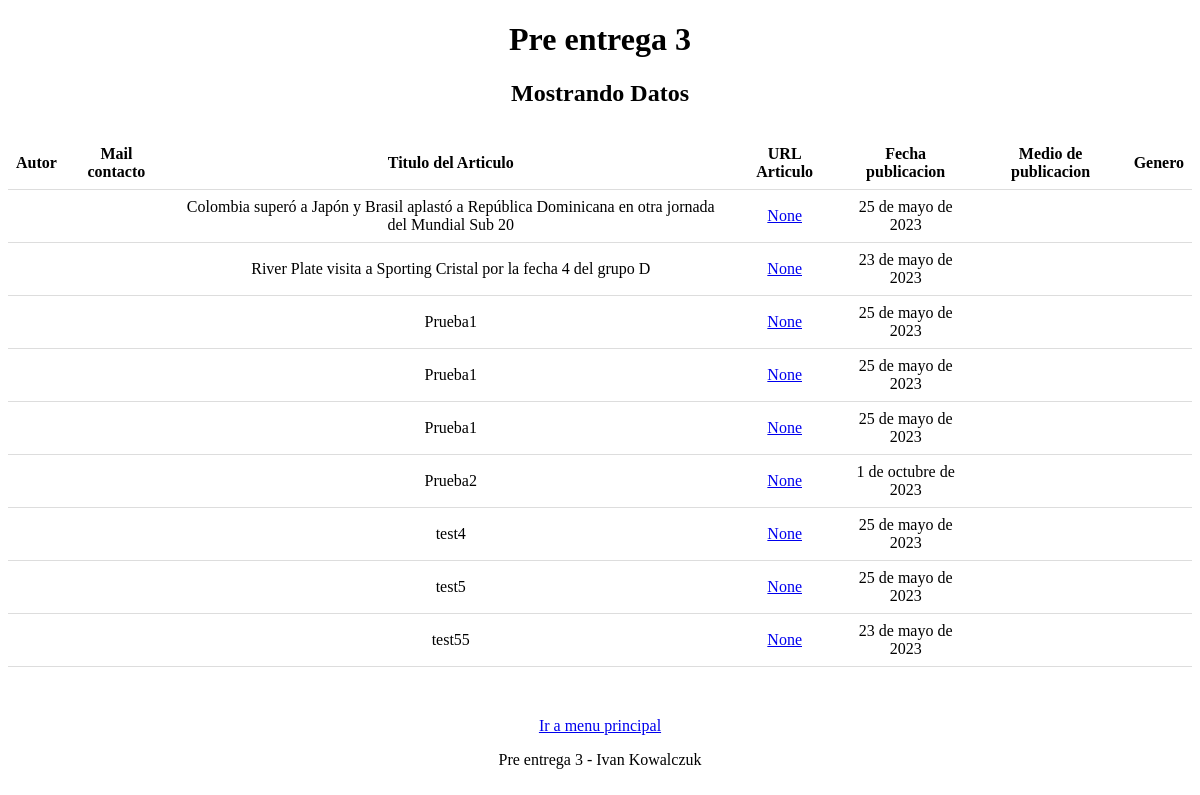
Page /Mostrar-Datos/ on the earlier database version.
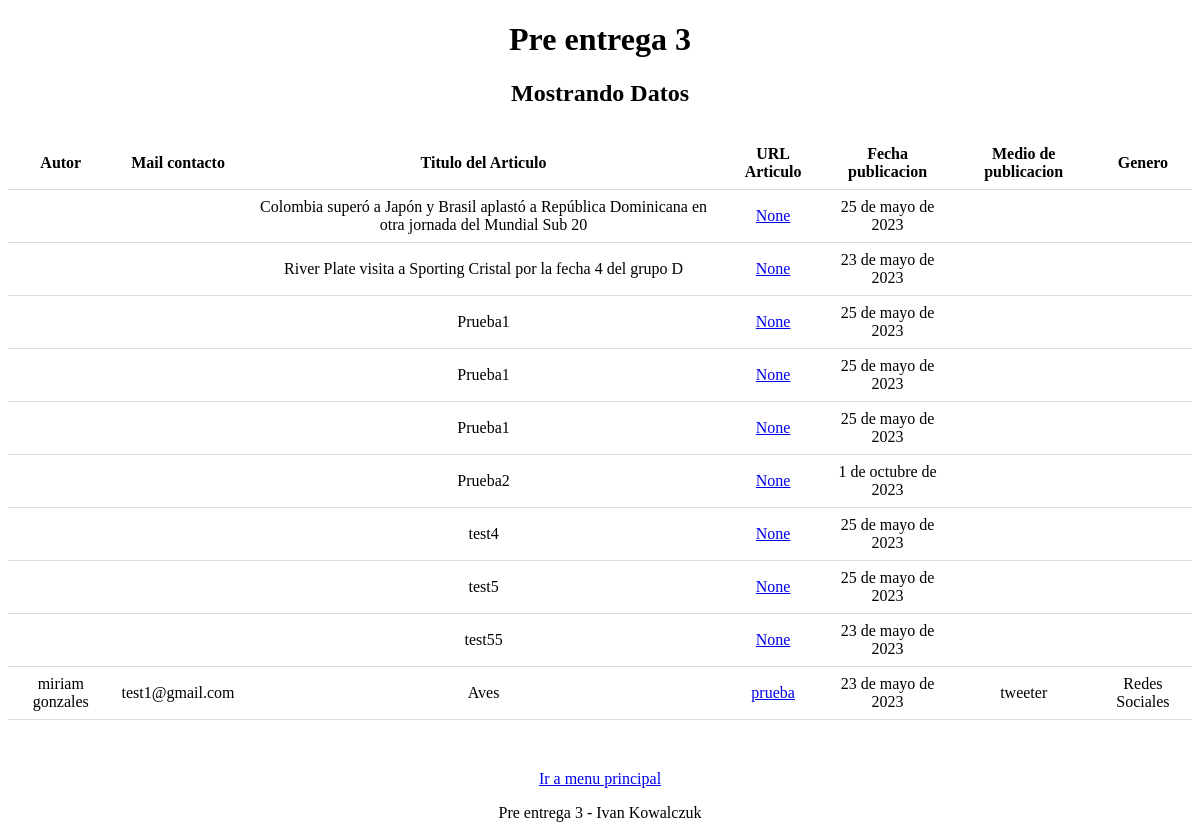
Same page on the later database version.
### apps/home/models.py (models this page shows, shortened)
class Articulo(models.Model):
    titulo = models.CharField(max_length=100)
    fecha = models.DateField()
    medio_fk = models.ForeignKey(Medio, on_delete=models.SET_NULL, null=True)
    autor_fk = models.ForeignKey(Autor, on_delete=models.SET_NULL, null=True)
    articulo = models.URLField(null=True, blank=False)

class Autor(models.Model):
    nombre = models.CharField(max_length=100)
    apellido = models.CharField(max_length=100)
    email = models.EmailField()

class Medio(models.Model):
    medio = models.CharField(max_length=100)
    genero = models.CharField(max_length=30)

### apps/home/views.py (the view)
# urls.py: path('Mostrar-Datos/', views.mostrar_datos , name='mostrar-datos'),
def mostrar_datos(request):
    autor = Autor.objects.all()
    medio = Medio.objects.all()
    articulos = Articulo.objects.all()
    contexto = {
        'autor': autor,
        'medio':medio,
        'articulos':articulos}
    return render(request, 'home/mostrar_datos.html', context=contexto)

### apps/home/templates/home/mostrar_datos.html (shortened to what this page needs)
{% extends 'home/base_modelo.html' %}
{% block contenido %}
<h2>Mostrando Datos</h2>
<table>
    <thead>
        <tr>
            <th>Autor</th>
            <th>Mail contacto</th>
            <th>Titulo del Articulo</th>
            <th>URL Articulo</th>
            <th>Fecha publicacion</th>
            <th>Medio de  publicacion</th>
            <th>Genero</th>
        </tr>
    </thead>
    <tbody>
        {% for datos in articulos %}
        <tr>
            <td>{{datos.autor_fk.nombre}} {{datos.autor_fk.apellido}}</td>
            <td>{{datos.autor_fk.email}}</td>
            <td>{{datos.titulo}}</td>
            <td> <a href="{{datos.articulo}}">{{datos.articulo}}</a> </td>
            <td>{{datos.fecha}}</td>
            <td>{{datos.medio_fk.medio}}</td>
            <td>{{datos.medio_fk.genero}}</td>
        </tr>
        {% endfor %}
    </tbody>
</table>
<div style="margin-top: 50px;">
<a href="{% url 'home:index' %}">Ir a menu principal</a>
</div>
{% endblock contenido %}

Differences in the rows shown:
added Articulo: autor_fk.nombre "miriam", autor_fk.apellido "gonzales", autor_fk.email "test1@gmail.com", titulo "Aves", articulo "prueba", fecha "23 de mayo de 2023", medio_fk.medio "tweeter", medio_fk.genero "Redes Sociales"
